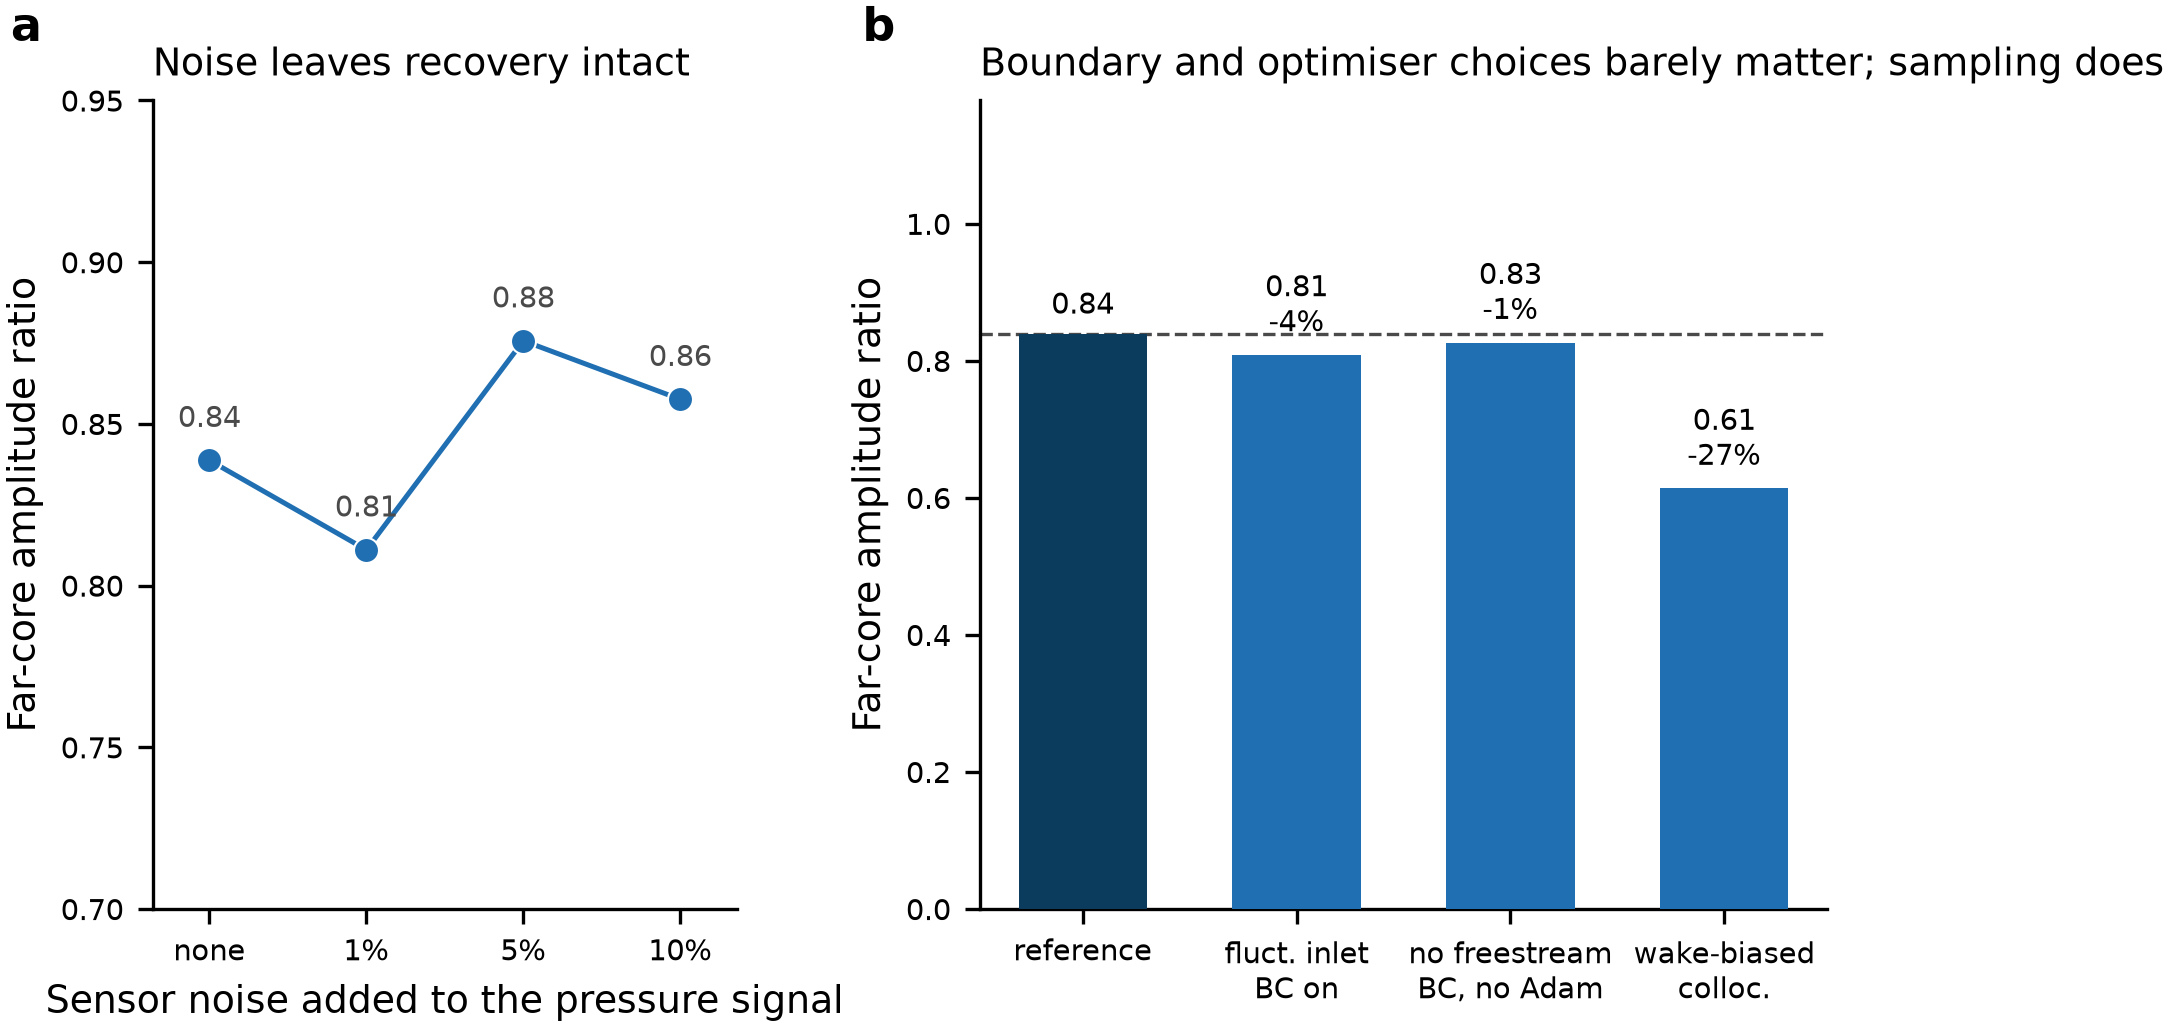

This figure's Python source:
"""Figure 3 - robustness of the recovered reconstruction.

One sentence this figure must make true:
    Once the wake structure is supplied, the reconstruction is insensitive to
    sensor noise and to the boundary-condition and optimiser choices tested.

Panel a: noise level against amplitude, with the noise-free prior arm as the
         reference point. The ordering is non-monotonic and is drawn as such.
Panel b: configuration variants, all prior-active, as deviations from the
         matched-BC reference arm.
"""
import os
import sys

sys.path.insert(0, os.path.dirname(os.path.abspath(__file__)))

import matplotlib.pyplot as plt
import numpy as np
from fig_common import (load, style, save, panel_letter, check_overlaps,
                        C_RECOVERED, C_REF, C_PROBE)

style()
df = load()
g = lambda a: df[df.arm == a].iloc[0]

fig, (ax, ax2) = plt.subplots(1, 2, figsize=(7.2, 3.5),
                              gridspec_kw=dict(wspace=0.34,
                                               width_ratios=[1.0, 1.45]))

# ---------------------------------------------------------------- panel a
# Noise arms 11/12/13 plus the noise-free reference (arm 15). All are
# prior-active, 32 taps, uniform sampling, matched BCs.
ref = g(15)
noise_arms = [(0.0, ref), (1.0, g(11)), (5.0, g(12)), (10.0, g(13))]

# Categorical spacing: the noise levels are four tested conditions, not a
# continuous sweep, and even spacing keeps the tick labels legible.
nx = np.arange(len(noise_arms))
ny = [r.amp_far_core for _, r in noise_arms]
ax.plot(nx, ny, "-o", color=C_RECOVERED, lw=1.2, ms=6,
        markeredgecolor="white", markeredgewidth=0.5, zorder=3)
for xx, yy in zip(nx, ny):
    ax.annotate(f"{yy:.2f}", (xx, yy), xytext=(0, 8),
                textcoords="offset points", ha="center", fontsize=7,
                color=C_REF)
ax.set_xticks(nx)
ax.set_xticklabels(["none", "1%", "5%", "10%"])
ax.margins(x=0.12)
ax.set_xlabel("Sensor noise added to the pressure signal")
ax.set_ylabel("Far-core amplitude ratio")
ax.set_ylim(0.70, 0.95)
ax.set_title("Noise leaves recovery intact")

# ---------------------------------------------------------------- panel b
# Configuration variants, all prior-active. Deviation from arm 15.
variants = [("reference", 15), ("fluct. inlet\nBC on", 3),
            ("no freestream\nBC, no Adam", 16), ("wake-biased\ncolloc.", 10)]
vx = np.arange(len(variants))
vals = [g(a).amp_far_core for _, a in variants]
base = vals[0]
cols = [C_PROBE] + [C_RECOVERED] * (len(variants) - 1)
ax2.bar(vx, vals, 0.6, color=cols, zorder=3)
ax2.axhline(base, color=C_REF, lw=0.8, ls="--", zorder=2)
for i, v in enumerate(vals):
    d = "" if i == 0 else f"\n{100 * (v - base) / base:+.0f}%"
    ax2.text(i, v + 0.02, f"{v:.2f}{d}", ha="center", va="bottom", fontsize=7)
ax2.set_xticks(vx)
ax2.set_xticklabels([n for n, _ in variants])
ax2.set_ylabel("Far-core amplitude ratio")
ax2.set_ylim(0, 1.18)
ax2.set_title("Boundary and optimiser choices barely matter; sampling does")

panel_letter(ax, "a", dx=-0.19, dy=1.06)
panel_letter(ax2, "b", dx=-0.10, dy=1.06)

fig.canvas.draw()
bad = check_overlaps(fig)
if bad:
    print("text collisions:", bad)
print(save(fig, "fig3_robustness"))
